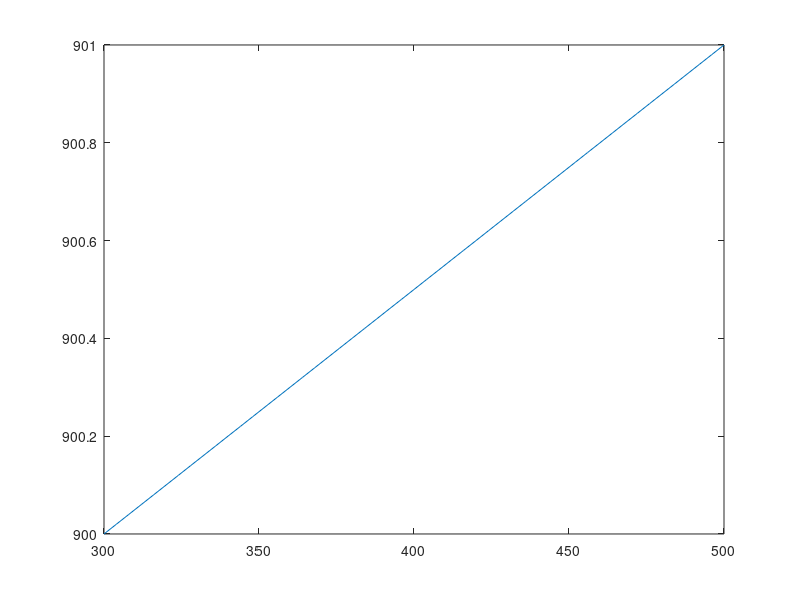

Source code (MATLAB): (Note: this script raises an error after producing the figure.)
function [] = drawline()
%UNTITLED Summary of this function goes here
%   Detailed explanation goes here
x0 = 300;
y0 = 900;
x1 = 500;
y1 = 901;
N=50;
dx = (x1-x0)/N;
dy = (y1-y0)/N;
x = x0:dx:x1;
y = y0:dy:y1;
plot(x,y);
vPen = 1;
for i = 1:N
    [left(i,:), right(i,:)] = inverseKinematics(x(i), y(i));
end
%[left, right] = kinematicsCheck(a, b, c, d);
[vLeft, vRight] = angToV(left, right);
for i = 1:size(vLeft)
    vPen(i,1) = 1500;
end
for i=1:size(vLeft)
    vLeft(i,:) = int16(vLeft(i,:));
    vRight(i,:) = int16(vRight(i,:));
    vPen(i,:) = int16(vPen(i,:));
end

vPen(1) = 1200;
vPen(size(vPen)) = 1200;

out = [vLeft, vRight, vPen];
dlmwrite('drawline.txt', [out]);
end
